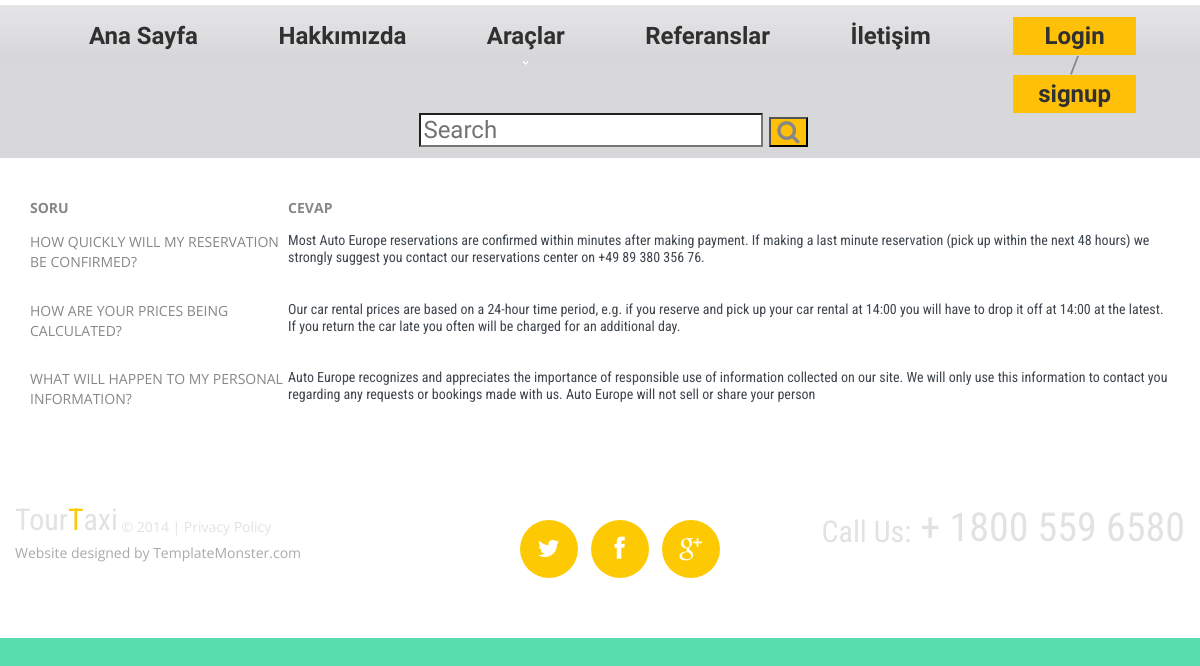
Screenshot of /faq/ with the database file from the repository.
### home/models.py (models this page shows, shortened)
class FAQ(models.Model):
    STATUS = (
        ('True', 'Evet'),
        ('False', 'Hayır'),
    )
    question = models.CharField(max_length=150)
    answer = models.TextField(max_length=255)
    status = models.CharField(max_length=10, choices=STATUS)
    create_at = models.DateTimeField(auto_now_add=True)
    update_at = models.DateTimeField(auto_now=True)

### home/views.py (the view)
# urls.py: path('faq/', views.faq, name='faq'),
def faq(request):
    category = Category.objects.all()
    faq = FAQ.objects.all().order_by('id')
    context ={
        'category': category,
        'faq': faq
    }
    return render(request, 'faq.html', context)

### home/templates/faq.html (shortened to what this page needs)
{% extends "homebase.html" %}
{% block content %}<br><br>
    <div class="section">
        <div class="container">
            <div class="row">
                <table cellpadding="3" width="1200">
                    <tr>
                        <th>SORU</th>
                        <th>CEVAP</th>
                    </tr>
                    {% for rs in faq %}
                        <tr>
                            <td>
                                    {{ rs.question }}
                            </td>
                            <br>
                            <td>
                                <h4>
                                        {{ rs.answer }}
                                </h4>
                            </td>
                        </tr>
                        <br><br><br>
                    {% endfor %}
                </table>
            </div>
        </div>
    </div>
{% endblock %}

### home/static/css/style.css (style rules this page uses)
html { width: 100%; }
* { -webkit-text-size-adjust: none; }
body { position: relative; background-color: #4a4a4a; color: #878787; font: 14px/20px 'Open Sans', sans-serif; }
h1, h2, h3, h4, h5, h6 { font-weight: normal; color: #3e454c; font-family: 'Roboto Condensed', sans-serif; }

### home/static/css/grid.css (style rules this page uses)
body { min-width: 1200px; }

### home/templates/homebase.html (style rules this page uses)
html { border-top: 5px solid #fff; background: #58DDAF; color: #2a2a2a; }
html, body { margin: 0; padding: 0; font-family: 'Open Sans'; }

### rows the page displays
FAQ: question "HOW QUICKLY WILL MY RESERVATION BE CONFIRMED?", answer "Most Auto Europe reservations are confirmed within minutes after making payment. If making a last minute reservation (pick up within the next 48 hours) we strongly suggest you contact our reservations center on +49 89 380 356 76."
FAQ: question "HOW ARE YOUR PRICES BEING CALCULATED?", answer "Our car rental prices are based on a 24-hour time period, e.g. if you reserve and pick up your car rental at 14:00 you will have to drop it off at 14:00 at the latest. If you return the car late you often will be charged for an additional day."
FAQ: question "WHAT WILL HAPPEN TO MY PERSONAL INFORMATION?", answer "Auto Europe recognizes and appreciates the importance of responsible use of information collected on our site. We will only use this information to contact you regarding any requests or bookings made with us. Auto Europe will not sell or share your person"
